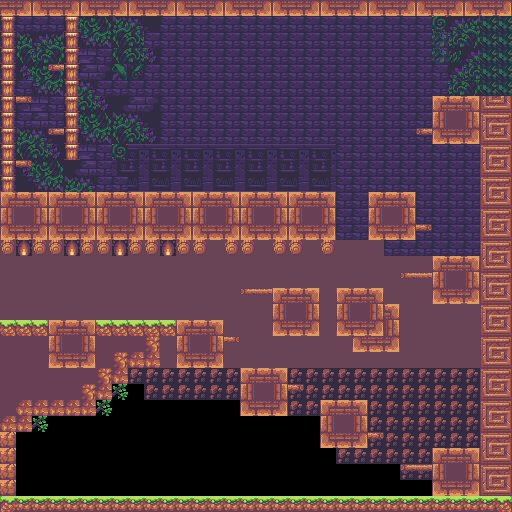

The image is a tile-based game level rendered from a .tmx file. Its description and source (layers, tilesets, objects; grid data summarised) follow:
An orthogonal 32x32 tile map with 16x16 px tiles, 3 tile layers (backgroundLayer, collisionLayer, foregroundLayer) and 15 objects (14x jewel, playerPoint).

<map version="1.0" tiledversion="1.1.6" orientation="orthogonal" renderorder="right-down" width="32" height="32" tilewidth="16" tileheight="16" infinite="0" nextobjectid="22">
 <tileset firstgid="1" name="landscape" tilewidth="16" tileheight="16" tilecount="165" columns="15">
  <image source="landscape-tileset.png" width="240" height="176" />
 </tileset>
 <layer name="backgroundLayer" width="32" height="32">
  <data>[1024 cells, 656 non-empty, 29 distinct tile ids]</data>
 </layer>
 <objectgroup name="objectLayer">
  <object id="4" name="playerPoint" x="44.6667" y="495.333">
   <point />
  </object>
  <object id="8" name="jewel" x="147" y="496">
   <point />
  </object>
  <object id="9" name="jewel" x="455" y="447">
   <point />
  </object>
  <object id="10" name="jewel" x="344" y="398">
   <point />
  </object>
  <object id="11" name="jewel" x="263" y="368">
   <point />
  </object>
  <object id="12" name="jewel" x="18" y="320">
   <point />
  </object>
  <object id="13" name="jewel" x="312" y="288">
   <point />
  </object>
  <object id="14" name="jewel" x="393" y="304">
   <point />
  </object>
  <object id="15" name="jewel" x="468" y="255">
   <point />
  </object>
  <object id="16" name="jewel" x="439" y="97">
   <point />
  </object>
  <object id="17" name="jewel" x="57" y="64">
   <point />
  </object>
  <object id="18" name="jewel" x="24" y="96">
   <point />
  </object>
  <object id="19" name="jewel" x="58" y="131">
   <point />
  </object>
  <object id="20" name="jewel" x="24" y="162">
   <point />
  </object>
  <object id="21" name="jewel" x="177" y="191">
   <point />
  </object>
 </objectgroup>
 <layer name="collisionLayer" width="32" height="32">
  <data>[1024 cells, 380 non-empty, 28 distinct tile ids]</data>
 </layer>
 <layer name="foregroundLayer" width="32" height="32">
  <data>[1024 cells, 16 non-empty, 4 distinct tile ids]</data>
 </layer>
</map>
